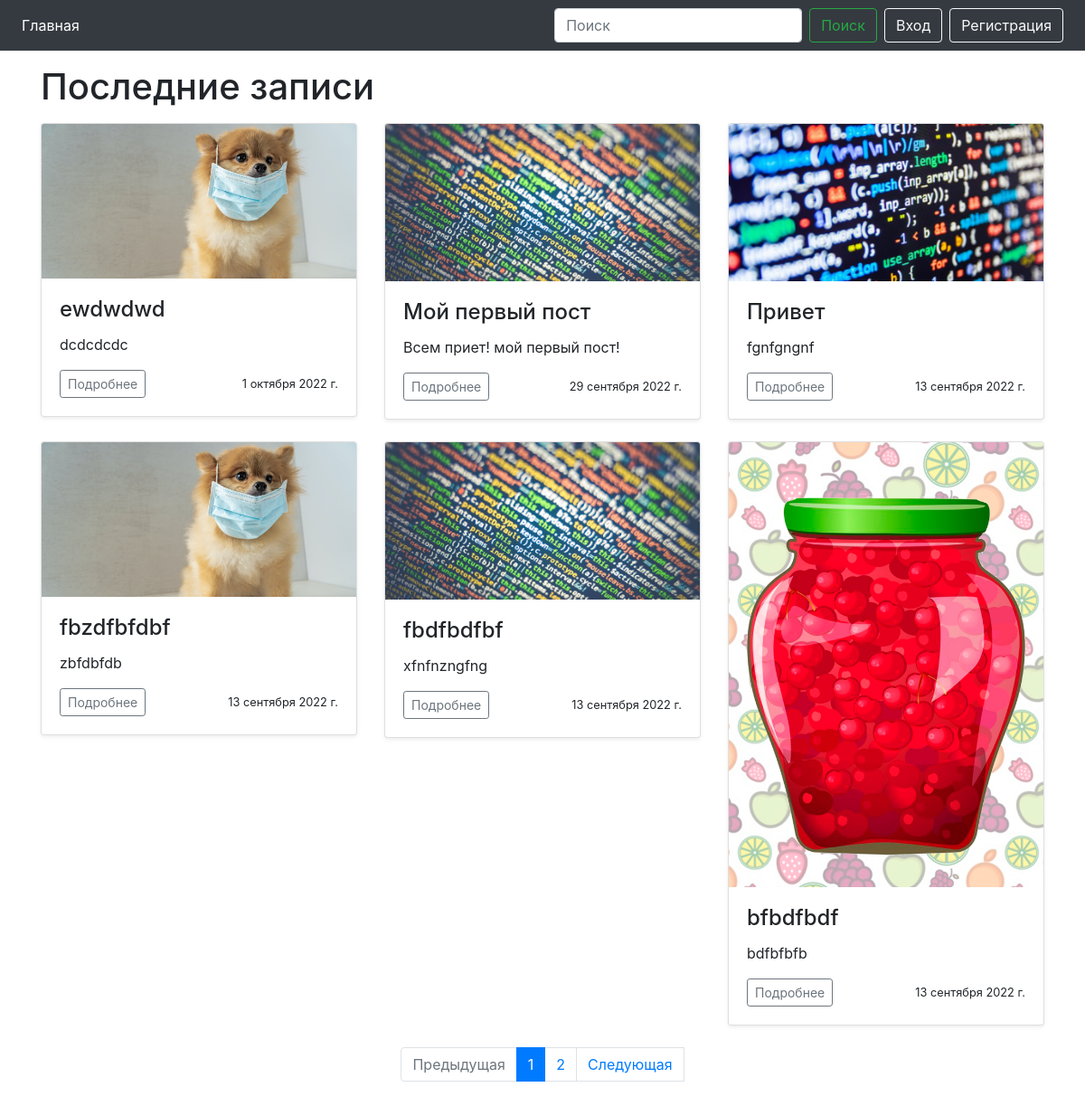
The app's page /, older data.
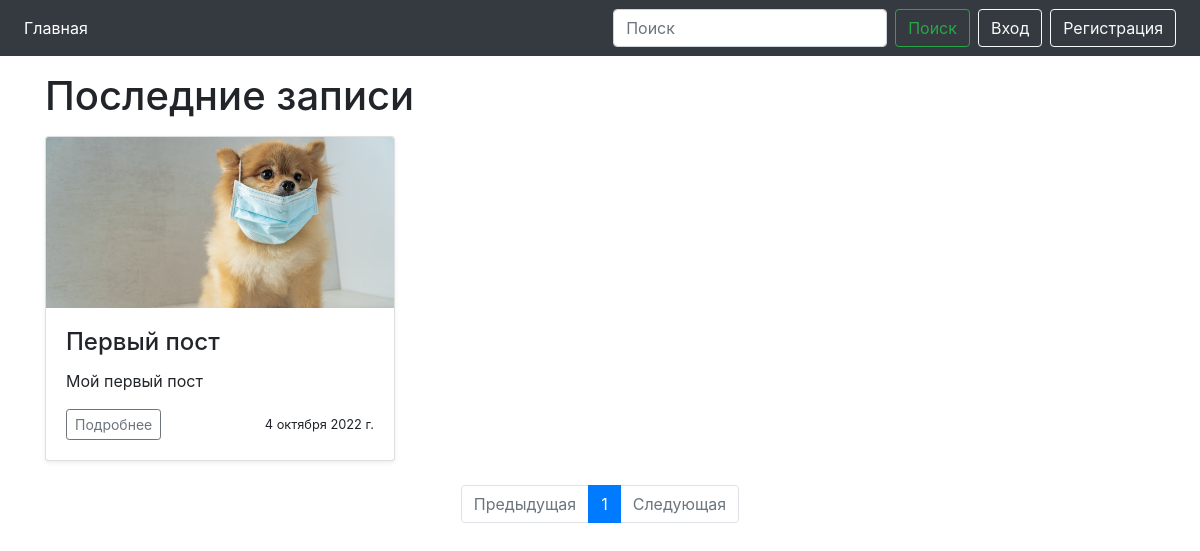
The same page, newer data.
### news/models.py (models this page shows, shortened)
class Post(models.Model):
    title = models.CharField(max_length=200)
    content = RichTextUploadingField()
    image = models.ImageField()
    created_at = models.DateField(default=timezone.now)
    author = models.ForeignKey(User, on_delete=models.CASCADE, related_name='author')
    categories = models.ManyToManyField(Category, through='PostCategory', verbose_name='Категория')

### news/views.py (the view, shortened to what this page needs)
# urls.py: path('', NewsList.as_view(), name='index'),
class NewsList(ListView):
    model = Post
    ordering = '-id'
    template_name = 'home.html'
    context_object_name = 'home'
    paginate_by = 6
    form_class = PostForm
    def get_context_data(self, **kwargs):
        context = super().get_context_data(**kwargs)
        context['category'] = Category.objects.all()
        context['form'] = PostForm()
        return context

### news/forms.py
class PostForm(ModelForm):
    class Meta:
        model = Post
        fields = ['title', 'image', 'content', 'categories', 'author']
        widgets = {
            'author': forms.HiddenInput(),
        }
        labels = {
            'title': _('Заголовок'),
            'categories': _('Категория'),
            'content': _('Объявление'),
            'image': _('Изображение')
        }

### templates/home.html (shortened to what this page needs)
{% extends './base.html' %}
{% load static %}
{% block content %}
    <div class="container">
      <h1 class="my-3">Последние записи</h1>
      <div class="row">
        {% for post in page_obj%}
        <div class="col-md-4">
          <div class="card mb-4 shadow-sm">
            <img src="media/{{ post.image }}" alt="" class="card-img-top">
            <div class="card-body">
              <h4 class="card-title">{{ post.title }}</h4>
              {{ post.content|safe|truncatechars:100 }}
              <div class="d-flex justify-content-between align-items-center">
                <div class="btn-group">
                  <a href="{% url 'news' post.id %}" class="btn btn-sm btn-outline-secondary">Подробнее</a>
                </div>
                <small class="text-mutnewsed">{{ post.created_at }}</small>
              </div>
            </div>
          </div>
        </div>
        {% endfor %}
      </div>
    </div>
{% endblock %}
{% block pagination %}
    <nav aria-label="Paginate me">
      <ul class="pagination justify-content-center">
        {% if page_obj.has_previous %}
          <a class="page-link" href="?page={{ page_obj.previous_page_number }}" tabindex="-1">Предыдущая</a>
        {% else %}
        <li class="page-item disabled">
          <a class="page-link disabled" href="#" tabindex="-1">Предыдущая</a>
        </li>
        {% endif %}
        {% for i in page_obj.paginator.page_range %}
        {% if i == page_obj.number %}
          <li class="page-item active"><a class="page-link" href="?page={{ i }}">{{ i }}</a></li>
        {% else %}
          <li class="page-item"><a class="page-link" href="?page={{ i }}">{{ i }}</a></li>
        {% endif %}
        {% endfor %}
        {% if page_obj.has_next %}
          <a class="page-link" href="?page={{ page_obj.next_page_number }}">Следующая</a>
        {% else %}
          <li class="page-item disabled">
            <a class="page-link" href="#">Следующая</a>
          </li>
        {% endif %}
      </ul>
    </nav>
    <br>
{% endblock %}

Row changes from the older to the newer data that the page shows:
removed Post: image (picture), title "ewdwdwd", content "dcdcdcdc", created_at "1 октября 2022 г."
removed Post: image (picture), title "Мой первый пост", content "Всем приет! мой первый пост!", created_at "29 сентября 2022 г."
removed Post: image (picture), title "Привет", content "fgnfgngnf", created_at "13 сентября 2022 г."
removed Post: image (picture), title "fbzdfbfdbf", content "zbfdbfdb", created_at "13 сентября 2022 г."
removed Post: image (picture), title "fbdfbdfbf", content "xfnfnzngfng", created_at "13 сентября 2022 г."
removed Post: image (picture), title "bfbdfbdf", content "bdfbfbfb", created_at "13 сентября 2022 г."
now on this page (row edited): Post: image (picture), title "Первый пост", content "Мой первый пост", created_at "4 октября 2022 г."
Text that changed along with them:
list line gone: "2"
